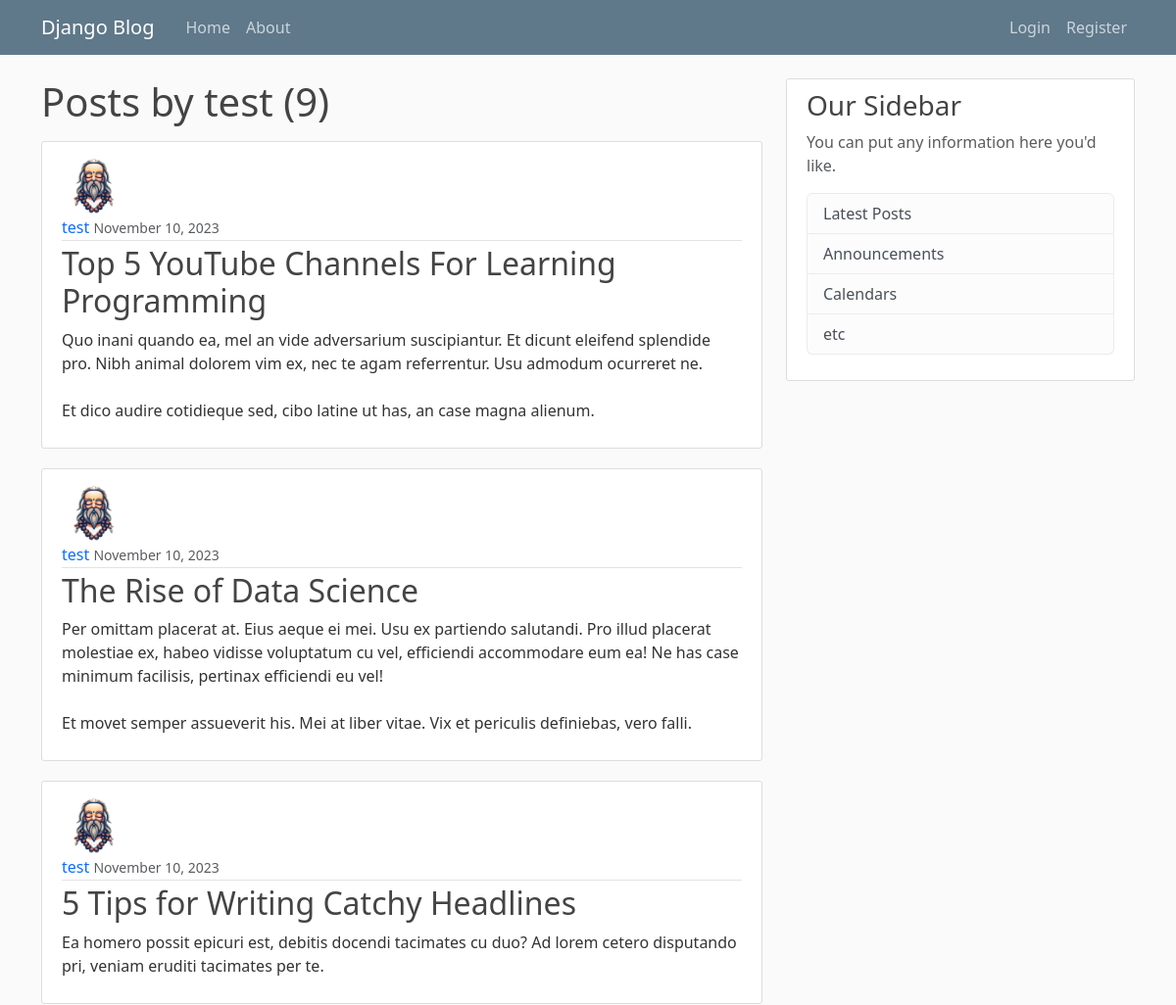
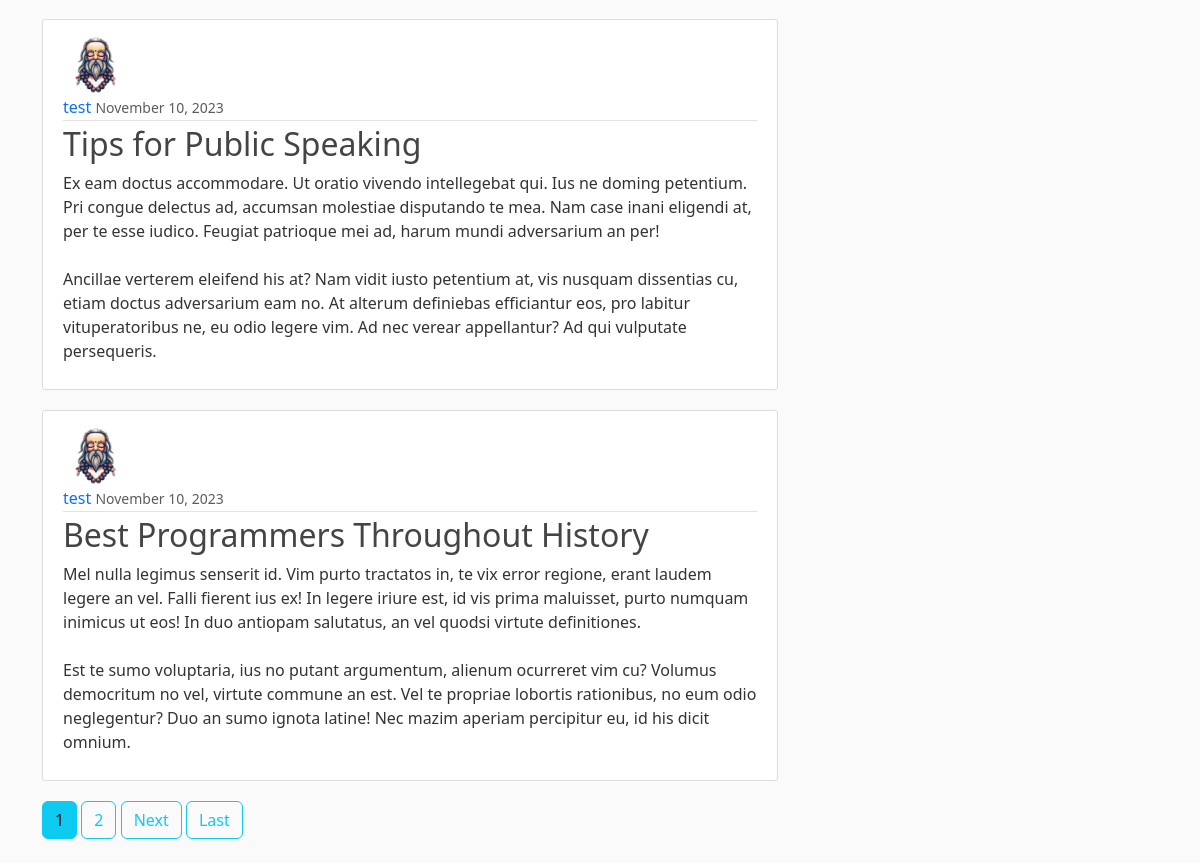
The app's page /user/test with its own data (2 pictures, top to bottom).
### blog/models.py (models this page shows, shortened)
class Post(models.Model):
    title = models.CharField(max_length=100)
    content = models.TextField()
    date_posted = models.DateTimeField(default=timezone.now)
    author = models.ForeignKey(User, on_delete=models.CASCADE)

### users/models.py (models this page shows, shortened)
class Profile(models.Model):
    user = models.OneToOneField(User, on_delete=models.CASCADE)
    image = models.ImageField(default='default.png', upload_to='profile_pics')

### blog/views.py (the view)
# urls.py: path('user/<str:username>', UserPostListView.as_view(), name='user-posts'),
class UserPostListView(ListView):
    model = Post
    template_name = 'blog/user_posts.html' # <app>/<model>_<viewtype>.html
    context_object_name = 'posts'
    paginate_by = 5
    def get_queryset(self):
        user = get_object_or_404(User, username=self.kwargs.get('username'))
        return Post.objects.filter(author=user).order_by('-date_posted')

### blog/templates/blog/user_posts.html (shortened to what this page needs)
{% extends "blog/base.html" %}
{% block content %}
    <h1 class="mb-3">Posts by {{ view.kwargs.username }} ({{  page_obj.paginator.count }}) </h1>
    {% for post in posts %}
        <article class="media content-section">
            <img src="{{ post.author.profile.image.url }}" alt="" class="rounded-circle article-img">
            <div class="media-body">
                <div class="article-metadata">
                    <a class="mr-2" href="{% url 'user-posts' post.author.username %}">{{ post.author }}</a>
                    <small class="text-muted">{{ post.date_posted|date:"F d, Y" }}</small>
                </div>
                <h2><a class="article-title" href="{% url 'post-detail' post.id%}">{{ post.title }}</a></h2>
                <p class="article-content">{{ post.content }}</p>
            </div>
        </article>
    {% endfor %}
    {% if is_paginated %}
        {% for num in page_obj.paginator.page_range %}
            {% if page_obj.number == num %}
                <a class="btn btn-info mb-4" href="?page={{ num }}">{{ num }}</a>
            {% elif num > page_obj.number|add:'-3' and num < page_obj.number|add:'3' %}
            <a class="btn btn-outline-info mb-4" href="?page={{ num }}">{{ num }}</a>
            {% endif %}
        {% endfor %}
        {% if page_obj.has_next %}
        <a class="btn btn-outline-info mb-4" href="?page={{ page_obj.next_page_number }}">Next</a>
        <a class="btn btn-outline-info mb-4" href="?page={{ page_obj.paginator.num_pages }}">Last</a>
        {% endif %}
    {% endif %}
{% endblock content %}

### blog/static/blog/css/main.css (style rules this page uses)
body { background: #fafafa; color: #333333; margin-top: 5rem; }
h1, h2, h3, h4, h5, h6 { color: #444444; }
a { text-decoration: none; }
.content-section { background: #ffffff; padding: 10px 20px; border: 1px solid #dddddd; border-radius: 3px; margin-bottom: 20px; }
.article-title { color: #444444; }
.article-content { white-space: pre-line; }
.article-img { height: 65px; width: 65px; margin-right: 16px; }
.article-metadata { padding-bottom: 1px; margin-bottom: 4px; border-bottom: 1px solid #e3e3e3 }

### records on screen
Post: author.profile.image (placeholder picture), author "test", date_posted "November 10, 2023", title "Top 5 YouTube Channels For Learning Programming", content "Quo inani quando ea, mel an vide adversarium suscipiantur. Et dicunt eleifend splendide pro. Nibh animal dolorem vim ex, nec te agam referrentur. Usu admodum ocurreret ne. Et dico audire cotidieque sed, cibo latine ut has, an case magna alienum."
Post: author.profile.image (placeholder picture), author "test", date_posted "November 10, 2023", title "The Rise of Data Science", content "Per omittam placerat at. Eius aeque ei mei. Usu ex partiendo salutandi. Pro illud placerat molestiae ex, habeo vidisse voluptatum cu vel, efficiendi accommodare eum ea! Ne has case minimum facilisis, pertinax efficiendi eu vel! Et movet semper assueverit his. Mei at liber vitae. Vix et periculis definiebas, vero falli."
Post: author.profile.image (placeholder picture), author "test", date_posted "November 10, 2023", title "5 Tips for Writing Catchy Headlines", content "Ea homero possit epicuri est, debitis docendi tacimates cu duo? Ad lorem cetero disputando pri, veniam eruditi tacimates per te."
Post: author.profile.image (placeholder picture), author "test", date_posted "November 10, 2023", title "Tips for Public Speaking", content "Ex eam doctus accommodare. Ut oratio vivendo intellegebat qui. Ius ne doming petentium. Pri congue delectus ad, accumsan molestiae disputando te mea. Nam case inani eligendi at, per te esse iudico. Feugiat patrioque mei ad, harum mundi adversarium an per! Ancillae verterem eleifend his at? Nam vidit iusto petentium at, vis nusquam dissentias cu, etiam doctus adversarium eam no. At alterum definiebas efficiantur eos, pro labitur vituperatoribus ne, eu odio legere vim. Ad nec verear appellantur? Ad qui vulputate persequeris."
Post: author.profile.image (placeholder picture), author "test", date_posted "November 10, 2023", title "Best Programmers Throughout History", content "Mel nulla legimus senserit id. Vim purto tractatos in, te vix error regione, erant laudem legere an vel. Falli fierent ius ex! In legere iriure est, id vis prima maluisset, purto numquam inimicus ut eos! In duo antiopam salutatus, an vel quodsi virtute definitiones. Est te sumo voluptaria, ius no putant argumentum, alienum ocurreret vim cu? Volumus democritum no vel, virtute commune an est. Vel te propriae lobortis rationibus, no eum odio neglegentur? Duo an sumo ignota latine! Nec mazim aperiam percipitur eu, id his dicit omnium."

### other values on screen
{{ view.kwargs.username }} "test"
{{ page_obj.paginator.count }} "9"
{{ num }} "1"
{{ num }} "2"
